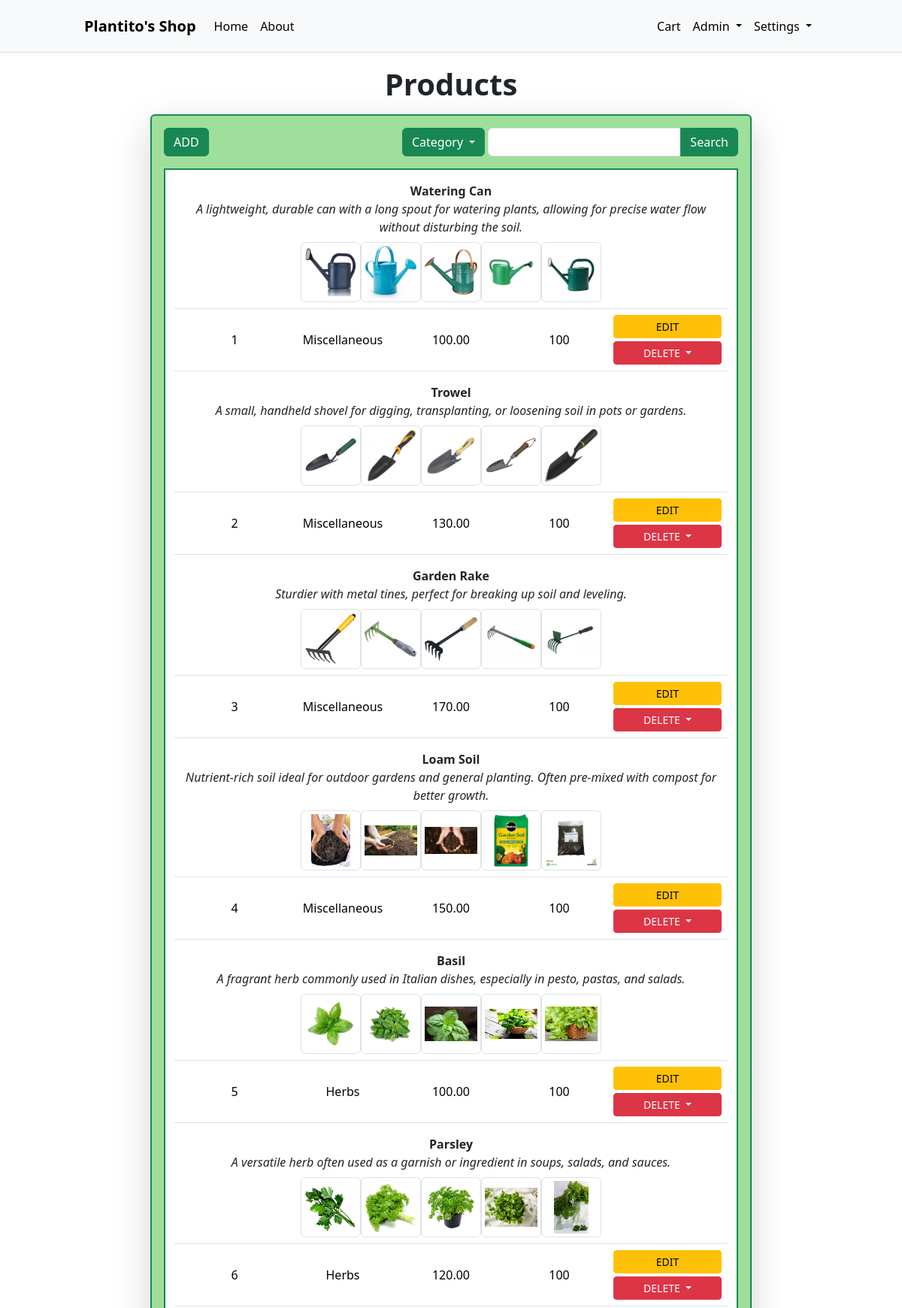
Screenshot of /product/index.php (signed in, upper part) with the database file from the repository.
### tables this page shows
CREATE TABLE image(
    img_id INT NOT NULL AUTO_INCREMENT,
    prod_id INT NOT NULL,
    img_path varchar(128) NOT NULL,
    PRIMARY KEY (img_id, prod_id),
    CONSTRAINT image_prod_id_fk FOREIGN KEY (prod_id) REFERENCES product(prod_id) ON DELETE CASCADE
);

CREATE TABLE product(
    prod_id INT NOT NULL PRIMARY KEY AUTO_INCREMENT,
    description varchar(200) NOT NULL,
    price decimal(9,2),
    definition TEXT,
    cat_id INT
);

CREATE TABLE category(
    cat_id INT NOT NULL PRIMARY KEY AUTO_INCREMENT,
    description varchar(32)
);

CREATE TABLE stock (
    prod_id INT NOT NULL PRIMARY KEY,
    quantity INT,
    CONSTRAINT stock_prod_id_fk FOREIGN KEY (prod_id) REFERENCES product(prod_id) ON DELETE CASCADE
);

### product/index.php (the view, shortened to what this page needs)
<?php
    include('../includes/config.php');
    include('../includes/headerBS.php');
    $sql = "SELECT p.prod_id, p.description, p.price, p.definition, s.quantity, c.description as cat FROM product p INNER JOIN stock s ON p.prod_id = s.prod_id INNER JOIN category c ON p.cat_id = c.cat_id";
    $result = mysqli_query($conn, $sql);
?>
<!DOCTYPE html>
<html lang="en">
<head>
    <link href="https://cdn.jsdelivr.net/npm/bootstrap@5.3.3/dist/css/bootstrap.min.css" rel="stylesheet">
</head>
<body>
    <h1 class="text-center p-2 fw-bold">Products</h1>
    <div class="container-sm outer-box p-3 mb-3 shadow-lg  border border-success border-2 rounded">
        <div class="row top-header pb-3 justify-content-between">
            <div class="col-4 d-flex align-items-center justify-content-start">
                <a href="create.php">
                    <button class="btn btn-success">ADD</button>
                </a>
            </div>
            <div class="col-8 d-flex align-items-center justify-content-end gap-1">
                <div class="btn-group">
                    <button type="button" class="btn btn-success dropdown-toggle" data-bs-toggle="dropdown" aria-expanded="false">
                        Category
                    </button>
                </div>
                <form action="" method="get" class="d-inline-block">
                    <div class="input-group">
                        <input type="text" class="form-control" name="search">
                        <button class="btn btn-success">Search</button>
                    </div>
                </form>
            </div>
        </div>
        <div class="container inner-box border border-success border-2 py-3 px-4">
        <?php
        if($result->num_rows!=0){
            while($row = mysqli_fetch_array($result)){
                echo "
                    <table class=\"table text-center \">
                        <tr class=\"details row d-grid\">
                            <td class=\"col d-flex flex-wrap align-items-center justify-content-center\">";
                $sql = "SELECT img_path FROM image WHERE prod_id = {$row['prod_id']}";
                $result2 = mysqli_query($conn, $sql);
                while($row2 = mysqli_fetch_array($result2)){
                    echo "<img class=\"img-thumbnail image-admin-css\" src=\"{$row2['img_path']}\" height=\"100px\" width=\"100px\">";
                }
                            echo "</td>
                            <div class=\"col d-grid align-items-center fw-bold justify-content-center text-wrap\">{$row['description']}</div>
                            <div class=\"col d-grid align-items-center text-center fst-italic justify-content-center text-wrap\">{$row['definition']}</div>
                            <td class=\"col d-flex align-items-center\">
                                <div class=\"col d-grid align-items-center\">{$row['prod_id']}</div>
                                <div class=\"col d-grid align-items-center text-wrap\">{$row['cat']}</div>
                                <div class=\"col d-grid align-items-center\">{$row['price']}</div>
                                <div class=\"col d-grid align-items-center\">{$row['quantity']}</div>
                                <div class=\"col d-grid align-items-center\">
                                    <div class=\"row d-grid gap-1\">
                                        <form action=\"edit.php\" method=\"post\">
                                            <button class=\"btn btn-warning btn-sm w-100\" name=\"update_id\" value=\"{$row['prod_id']}\">EDIT</button>
                                        </form>
                                        <div class=\"dropdown d-block\">
                                            <button class=\"btn btn-danger btn-sm w-100 dropdown-toggle\" type=\"button\" data-bs-toggle=\"dropdown\" aria-expanded=\"false\">
                                                DELETE
                                            </button>
                                                    <button class=\"dropdown-item btn-sm w-100\" name=\"delete_id\" value=\"{$row['prod_id']}\">YES</button>
                                                    <button class=\"dropdown-item btn-sm w-100\" name=\"no\" value=\"{$row['prod_id']}\">NO</button>
                                        </div>
                                    </div>
                                </div>
                            </td>
                        </tr>
                    </table>
                ";
            }
        }else{
            echo "<p class=\"text-center mt-2 fw-bold\">No products found.</p>";
        }
        ?>
        </div>
    </div>
</body>
</html>

### rows the page displays
product: description "Watering Can", definition "A lightweight, durable can with a long spout for watering plants, allowing for precise water flow without disturbing the soil.", prod_id "1", cat.description "Miscellaneous", price "100.00", stock.quantity "100"
image: img_path (picture)
image: img_path (picture)
image: img_path (picture)
image: img_path (picture)
image: img_path (picture)
product: description "Trowel", definition "A small, handheld shovel for digging, transplanting, or loosening soil in pots or gardens.", prod_id "2", cat.description "Miscellaneous", price "130.00", stock.quantity "100"
image: img_path (picture)
image: img_path (picture)
image: img_path (picture)
image: img_path (picture)
image: img_path (picture)
product: description "Garden Rake", definition "Sturdier with metal tines, perfect for breaking up soil and leveling.", prod_id "3", cat.description "Miscellaneous", price "170.00", stock.quantity "100"
image: img_path (picture)
image: img_path (picture)
image: img_path (picture)
image: img_path (picture)
image: img_path (picture)
product: description "Loam Soil", definition "Nutrient-rich soil ideal for outdoor gardens and general planting. Often pre-mixed with compost for better growth.", prod_id "4", cat.description "Miscellaneous", price "150.00", stock.quantity "100"
image: img_path (picture)
image: img_path (picture)
image: img_path (picture)
image: img_path (picture)
image: img_path (picture)
product: description "Basil", definition "A fragrant herb commonly used in Italian dishes, especially in pesto, pastas, and salads.", prod_id "5", cat.description "Herbs", price "100.00", stock.quantity "100"
image: img_path (picture)
image: img_path (picture)
image: img_path (picture)
image: img_path (picture)
image: img_path (picture)
product: description "Parsley", definition "A versatile herb often used as a garnish or ingredient in soups, salads, and sauces.", prod_id "6", cat.description "Herbs", price "120.00", stock.quantity "100"
image: img_path (picture)
image: img_path (picture)
image: img_path (picture)
image: img_path (picture)
image: img_path (picture)
